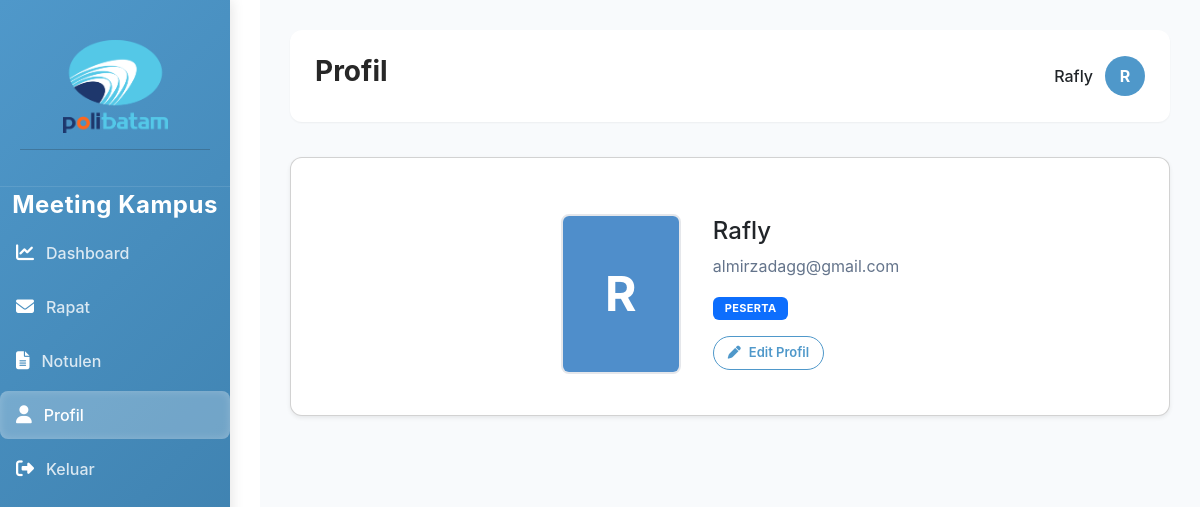
Screenshot of /page/profil.php (signed in) with the database file from the repository.
### tables this page shows
CREATE TABLE `tb_user` (
  `id_user` int NOT NULL,
  `nama` varchar(255) DEFAULT NULL,
  `username` varchar(255) DEFAULT NULL,
  `email` varchar(255) DEFAULT NULL,
  `password` varchar(255) DEFAULT NULL,
  `role` enum('admin','peserta') DEFAULT NULL,
  `foto` varchar(255) NOT NULL
);

### page/profil.php (the view, shortened to what this page needs)
<?php
include "../connection/server.php";
$id = $_SESSION['id_user'];
$query = mysqli_query($mysqli, "SELECT * FROM tb_user WHERE id_user = '$id'");
$row = mysqli_fetch_assoc($query);
?>
<!DOCTYPE html>
<html lang="id">
<head>
  <link href="https://cdn.jsdelivr.net/npm/bootstrap@5.3.3/dist/css/bootstrap.min.css"
    rel="stylesheet"
>
  <link rel="stylesheet" href="../assets/css/userpage.css">
  <link rel="stylesheet" href="https://cdnjs.cloudflare.com/ajax/libs/font-awesome/6.5.1/css/all.min.css">
</head>
<body>
  <div class="container-fluid d-flex p-0">
    <div class="sidebar" id="sidebar">
      <div class="logo-section">
        <img src="../assets/img/poltek.png" alt="Logo" class="logo-img">
        <hr class="divider">
      </div>
      <div class="logo fs-4 text-center fw-bold">Meeting Kampus</div>
      <li class="menu-item ">
        <i class="fa-solid fa-chart-line"></i>
        <a href="dashboard.php">Dashboard</a>
      </li>
      <li class="menu-item ">
        <i class="fa-solid fa-envelope"></i>
        <a href="undangan.php">Rapat</a>
      </li>
      <li class="menu-item ">
        <i class="fa-solid fa-file-lines"></i>
        <a href="notulen.php">Notulen</a>
      </li>
      <li class="menu-item active">
        <i class="fa-solid fa-user"></i>
        <a href="profil.php">Profil</a>
      </li>
      <li class="menu-item">
        <i class="fa-solid fa-right-from-bracket"></i>
        <a href="../action/logout.php">Keluar</a>
      </li>
    </div>
    <div class="main-content">
      <div class="header">
        <h2 class="page-title">Profil</h2>
        <div class="user-info">
          <span class="username"><?= htmlspecialchars($row['nama']) ?></span>
          <?php if (!empty($row['foto'])): ?>
            <img src="../assets/uploads/profile/<?= htmlspecialchars($row['foto']) ?>"
              class="user-avatar-img"
              alt="Avatar">
          <?php else: ?>
            <div class="user-avatar">
              <?= strtoupper(substr($row['nama'], 0, 1)) ?>
            </div>
          <?php endif; ?>
        </div>
      </div>
      <div class="card profile-card shadow-sm mt-4">
        <div class="card-body">
          <div class="profile-wrapper">
            <div class="profile-photo"
              data-bs-toggle="modal"
              data-bs-target="#photoModal">
              <?php if (!empty($row['foto'])): ?>
                <img src="../assets/uploads/profile/<?= htmlspecialchars($row['foto']) ?>"
                  alt="Foto Profil">
              <?php else: ?>
                <div class="profile-photo-placeholder">
                  <?= strtoupper(substr($row['nama'], 0, 1)) ?>
                </div>
              <?php endif; ?>
            </div>
            <div class="profile-info">
              <h4><?= htmlspecialchars($row['nama']) ?></h4>
              <p><?= htmlspecialchars($row['email']) ?></p>
              <span class="badge bg-primary">
                <?= htmlspecialchars($row['role']) ?>
              </span>
              <div class="mt-3">
                <button class="btn btn-outline-primary btn-sm"
                  data-bs-toggle="modal"
                  data-bs-target="#editProfileModal">
                  <i class="fa fa-pen"></i> Edit Profil
                </button>
              </div>
            </div>
          </div>
        </div>
      </div>
    </div>
</body>
</html>

### assets/css/userpage.css (style rules this page uses)
* { margin: 0; padding: 0; box-sizing: border-box; font-family: -apple-system, BlinkMacSystemFont, 'Segoe UI', Roboto, Oxygen, Ubuntu, Cantarell, sans-serif; }
:root { --primary: #4F98CA; --primary-light: #6BA8D5; --primary-dark: #3A7BA8; --secondary: #64748b; --light: #EFFFFB; --dark: #272727; --success: #50D890; --warning: #f59e0b; --danger: #ef4444; --bg-light: #f8fafc; --border-color: #e2e8f0; --text-secondary: #64748b; --blue: #bbe0f8; --green: #b6f1d1; --white: #f9f9f9; --gray: #c1c0c0; --darkgray: #606060; --shadow-sm: 0 1px 2px rgba(0, 0, 0, 0.05); --shadow-md: 0 4px 12px rgba(0, 0, 0, 0.1); --shadow-lg: 0 8px 24px rgba(0, 0, 0, 0.12); --shadow-soft: 0 2px 8px rgba(0, 0, 0, 0.08); --shadow-medium: 0 4px 16px rgba(0, 0, 0, 0.12); --transition: all 0.3s cubic-bezier(0.4, 0, 0.2, 1); }
html, body { height: 100%; margin: 0; padding: 0; }
.sidebar { width: 230px; background: linear-gradient(135deg, var(--primary) 0%, var(--primary-dark) 100%); min-height: 100vh; padding: 20px 0; position: fixed; left: 0; top: 0; z-index: 200; box-shadow: 2px 0 12px rgba(0, 0, 0, 0.1); transition: var(--transition); flex-shrink: 0; }
.logo-section { padding: 20px; text-align: center; border-bottom: 1px solid rgba(255, 255, 255, 0.1); }
.logo-img { width: 105px; height: auto; margin-bottom: 12px; display: block; margin-left: auto; margin-right: auto; }
.logo { font-size: 18px; font-weight: 700; color: white; letter-spacing: 0.5px; }
.menu-item { padding: 12px 16px; display: flex; align-items: center; cursor: pointer; color: rgba(255, 255, 255, 0.8); transition: var(--transition); margin: 6px 0; border-radius: 8px; font-weight: 500; gap: 12px; }
.menu-item.active { background: rgba(255, 255, 255, 0.25); color: white; border-left: none; box-shadow: inset 0 0 8px rgba(255, 255, 255, 0.2); }
.menu-item i { margin-right: 0; font-size: 18px; color: rgba(255, 255, 255, 1); font-style: normal; }
.menu-item a { display: flex; align-items: center; text-decoration: none; color: inherit; width: 100%; }
.main-content { margin-left: 260px; padding: 30px; width: calc(100% - 260px); background: var(--bg-light); min-height: 100vh; transition: var(--transition); }
.header { display: flex; justify-content: space-between; align-items: center; margin-bottom: 35px; padding: 25px; background: white; border-radius: 12px; box-shadow: var(--shadow-sm); flex-wrap: wrap; gap: 15px; }
.page-title { font-size: 28px; font-weight: 700; color: var(--dark); }
.user-info { display: flex; align-items: center; gap: 12px; font-weight: 500; }
.user-avatar { width: 40px; height: 40px; background: var(--primary); color: white; font-weight: bold; border-radius: 50%; display: flex; align-items: center; justify-content: center; font-size: 16px; }
.btn { padding: 10px 20px; border-radius: 8px; border: none; cursor: pointer; font-weight: 600; font-size: 14px; transition: var(--transition); display: inline-flex; align-items: center; gap: 8px; }
.btn-outline-primary { border-radius: 20px; padding: 6px 14px; font-size: 13px; color: var(--primary); border: 1px solid var(--primary); background-color: transparent; }
.card { background: white; border-radius: 12px; box-shadow: var(--shadow-sm); padding: 25px; margin-bottom: 25px; transition: var(--transition); display: grid; width: 100%; }
.card-body { margin-top: 15px; }
.badge { padding: 6px 12px; border-radius: 6px; font-size: 11px; font-weight: 700; text-transform: uppercase; letter-spacing: 0.3px; display: inline-block; }
.profile-card { flex: 1; }
.profile-info p { color: var(--secondary); }
.profile-wrapper { display: flex; align-items: center; gap: 32px; justify-content: center; }
.profile-photo { width: 120px; height: 160px; border-radius: 8px; overflow: hidden; border: 2px solid #e5e7eb; background: #f3f4f6; flex-shrink: 0; transition: transform 0.2s ease; }
.profile-photo-placeholder { width: 100%; height: 100%; background: #4f8ecb; color: #fff; font-size: 48px; font-weight: bold; display: flex; align-items: center; justify-content: center; }
@media (min-width: 1024px) { .sidebar { transform: translateX(0) !important; } }
@media (min-width: 1024px) { .main-content { margin-left: 260px; padding: 30px; width: calc(100% - 260px); } }
@media (min-width: 1024px) { .header { flex-wrap: nowrap; } }
@media (min-width: 1024px) { .page-title { flex: 1; } }

### rows the page displays
tb_user: nama "Rafly", nama "R", email "almirzadagg@gmail.com", role "PESERTA"
